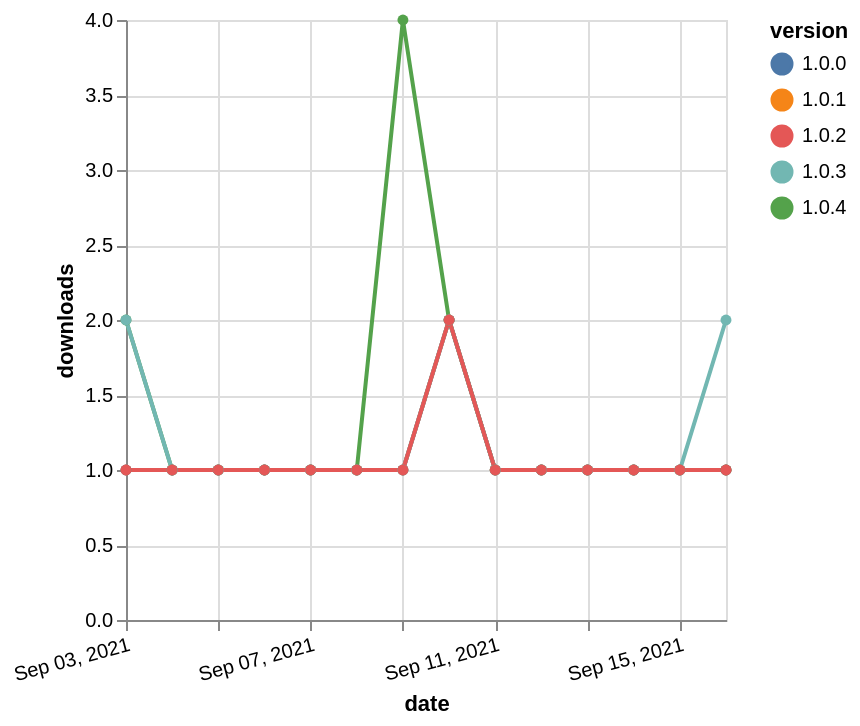

Specify this chart in Vega-Lite:
### Vega-Lite specification from a JSON file in a GitHub repository (floating-point values rounded to 4 significant figures)
{"$schema": "https://vega.github.io/schema/vega-lite/v5.json", "description": "A simple bar chart with embedded data.", "data": {"values": [{"date": "2021-09-03", "total": 67, "delta": 2, "version": "1.0.4"}, {"date": "2021-09-04", "total": 68, "delta": 1, "version": "1.0.4"}, {"date": "2021-09-05", "total": 69, "delta": 1, "version": "1.0.4"}, {"date": "2021-09-06", "total": 70, "delta": 1, "version": "1.0.4"}, {"date": "2021-09-07", "total": 71, "delta": 1, "version": "1.0.4"}, {"date": "2021-09-08", "total": 72, "delta": 1, "version": "1.0.4"}, {"date": "2021-09-09", "total": 76, "delta": 4, "version": "1.0.4"}, {"date": "2021-09-10", "total": 78, "delta": 2, "version": "1.0.4"}, {"date": "2021-09-11", "total": 79, "delta": 1, "version": "1.0.4"}, {"date": "2021-09-12", "total": 80, "delta": 1, "version": "1.0.4"}, {"date": "2021-09-13", "total": 81, "delta": 1, "version": "1.0.4"}, {"date": "2021-09-14", "total": 82, "delta": 1, "version": "1.0.4"}, {"date": "2021-09-15", "total": 83, "delta": 1, "version": "1.0.4"}, {"date": "2021-09-16", "total": 84, "delta": 1, "version": "1.0.4"}, {"date": "2021-09-03", "total": 145, "delta": 1, "version": "1.0.1"}, {"date": "2021-09-04", "total": 146, "delta": 1, "version": "1.0.1"}, {"date": "2021-09-05", "total": 147, "delta": 1, "version": "1.0.1"}, {"date": "2021-09-06", "total": 148, "delta": 1, "version": "1.0.1"}, {"date": "2021-09-07", "total": 149, "delta": 1, "version": "1.0.1"}, {"date": "2021-09-08", "total": 150, "delta": 1, "version": "1.0.1"}, {"date": "2021-09-09", "total": 151, "delta": 1, "version": "1.0.1"}, {"date": "2021-09-10", "total": 153, "delta": 2, "version": "1.0.1"}, {"date": "2021-09-11", "total": 154, "delta": 1, "version": "1.0.1"}, {"date": "2021-09-12", "total": 155, "delta": 1, "version": "1.0.1"}, {"date": "2021-09-13", "total": 156, "delta": 1, "version": "1.0.1"}, {"date": "2021-09-14", "total": 157, "delta": 1, "version": "1.0.1"}, {"date": "2021-09-15", "total": 158, "delta": 1, "version": "1.0.1"}, {"date": "2021-09-16", "total": 159, "delta": 1, "version": "1.0.1"}, {"date": "2021-09-03", "total": 135, "delta": 1, "version": "1.0.0"}, {"date": "2021-09-04", "total": 136, "delta": 1, "version": "1.0.0"}, {"date": "2021-09-05", "total": 137, "delta": 1, "version": "1.0.0"}, {"date": "2021-09-06", "total": 138, "delta": 1, "version": "1.0.0"}, {"date": "2021-09-07", "total": 139, "delta": 1, "version": "1.0.0"}, {"date": "2021-09-08", "total": 140, "delta": 1, "version": "1.0.0"}, {"date": "2021-09-09", "total": 141, "delta": 1, "version": "1.0.0"}, {"date": "2021-09-10", "total": 143, "delta": 2, "version": "1.0.0"}, {"date": "2021-09-11", "total": 144, "delta": 1, "version": "1.0.0"}, {"date": "2021-09-12", "total": 145, "delta": 1, "version": "1.0.0"}, {"date": "2021-09-13", "total": 146, "delta": 1, "version": "1.0.0"}, {"date": "2021-09-14", "total": 147, "delta": 1, "version": "1.0.0"}, {"date": "2021-09-15", "total": 148, "delta": 1, "version": "1.0.0"}, {"date": "2021-09-16", "total": 149, "delta": 1, "version": "1.0.0"}, {"date": "2021-09-03", "total": 130, "delta": 2, "version": "1.0.3"}, {"date": "2021-09-04", "total": 131, "delta": 1, "version": "1.0.3"}, {"date": "2021-09-05", "total": 132, "delta": 1, "version": "1.0.3"}, {"date": "2021-09-06", "total": 133, "delta": 1, "version": "1.0.3"}, {"date": "2021-09-07", "total": 134, "delta": 1, "version": "1.0.3"}, {"date": "2021-09-08", "total": 135, "delta": 1, "version": "1.0.3"}, {"date": "2021-09-09", "total": 136, "delta": 1, "version": "1.0.3"}, {"date": "2021-09-10", "total": 138, "delta": 2, "version": "1.0.3"}, {"date": "2021-09-11", "total": 139, "delta": 1, "version": "1.0.3"}, {"date": "2021-09-12", "total": 140, "delta": 1, "version": "1.0.3"}, {"date": "2021-09-13", "total": 141, "delta": 1, "version": "1.0.3"}, {"date": "2021-09-14", "total": 142, "delta": 1, "version": "1.0.3"}, {"date": "2021-09-15", "total": 143, "delta": 1, "version": "1.0.3"}, {"date": "2021-09-16", "total": 145, "delta": 2, "version": "1.0.3"}, {"date": "2021-09-03", "total": 139, "delta": 1, "version": "1.0.2"}, {"date": "2021-09-04", "total": 140, "delta": 1, "version": "1.0.2"}, {"date": "2021-09-05", "total": 141, "delta": 1, "version": "1.0.2"}, {"date": "2021-09-06", "total": 142, "delta": 1, "version": "1.0.2"}, {"date": "2021-09-07", "total": 143, "delta": 1, "version": "1.0.2"}, {"date": "2021-09-08", "total": 144, "delta": 1, "version": "1.0.2"}, {"date": "2021-09-09", "total": 145, "delta": 1, "version": "1.0.2"}, {"date": "2021-09-10", "total": 147, "delta": 2, "version": "1.0.2"}, {"date": "2021-09-11", "total": 148, "delta": 1, "version": "1.0.2"}, {"date": "2021-09-12", "total": 149, "delta": 1, "version": "1.0.2"}, {"date": "2021-09-13", "total": 150, "delta": 1, "version": "1.0.2"}, {"date": "2021-09-14", "total": 151, "delta": 1, "version": "1.0.2"}, {"date": "2021-09-15", "total": 152, "delta": 1, "version": "1.0.2"}, {"date": "2021-09-16", "total": 153, "delta": 1, "version": "1.0.2"}]}, "width": "container", "mark": {"type": "line", "point": {"filled": true}}, "encoding": {"x": {"field": "date", "type": "temporal", "timeUnit": "yearmonthdate", "title": "date", "axis": {"labelAngle": -15}}, "y": {"field": "delta", "type": "quantitative", "title": "downloads"}, "color": {"field": "version", "type": "nominal"}, "tooltip": {"field": "delta"}}}
